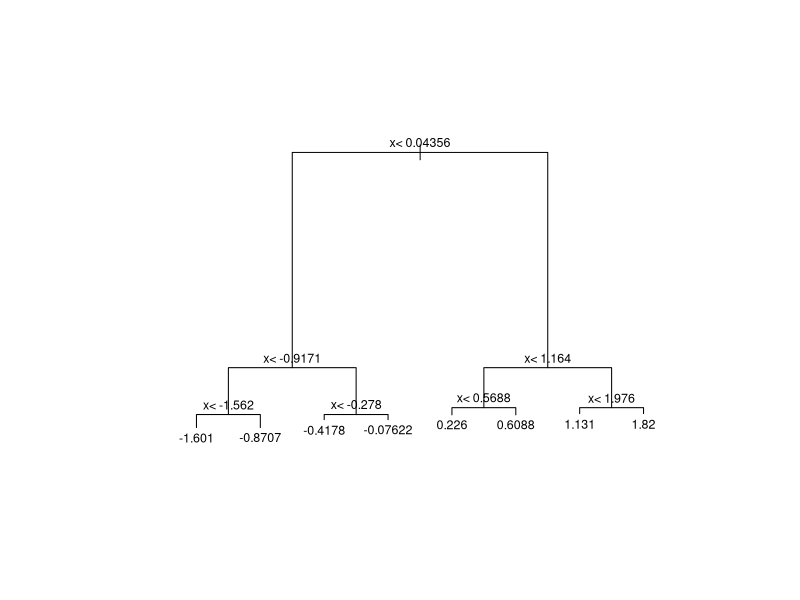
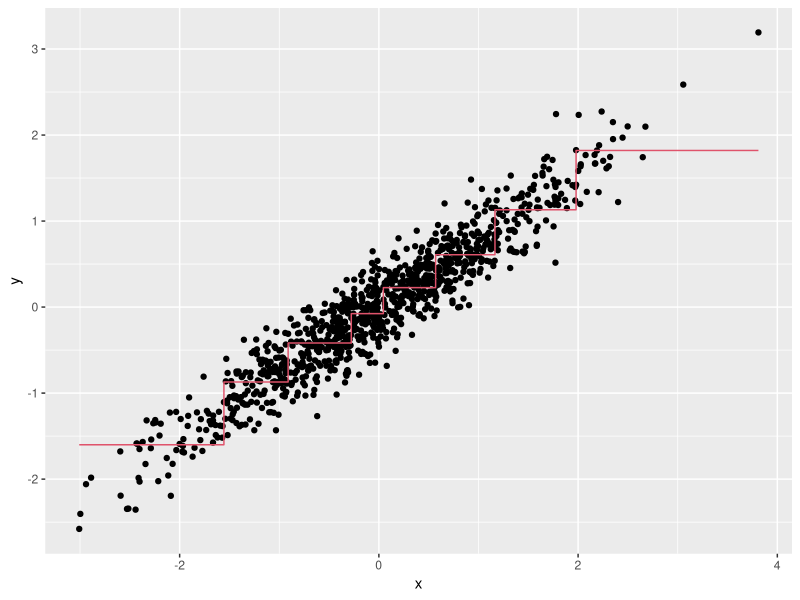
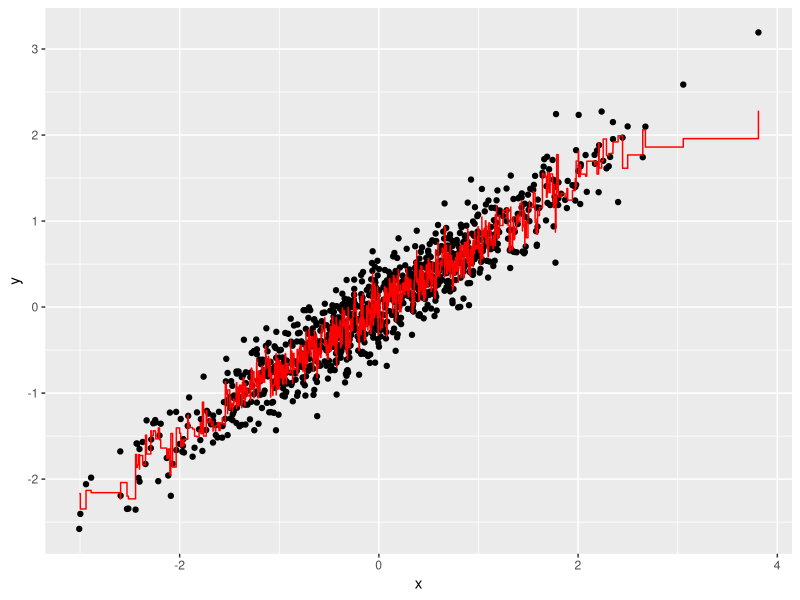
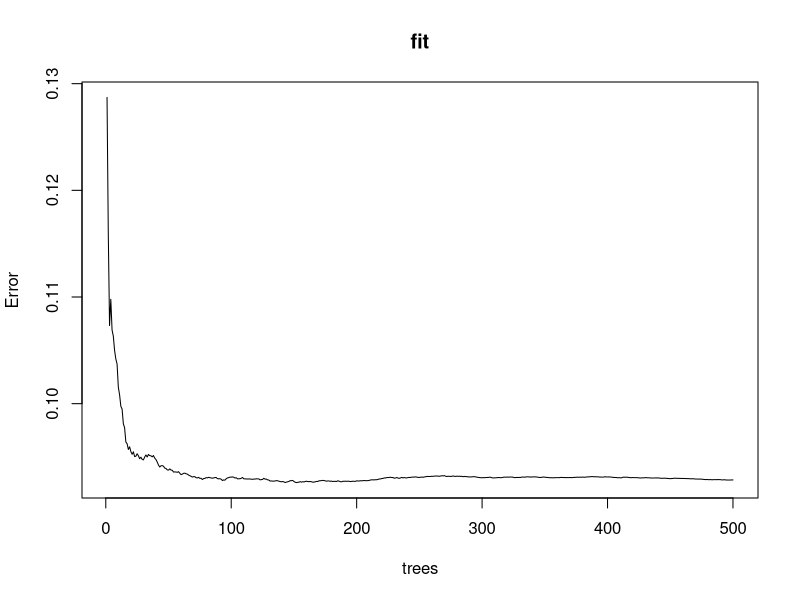
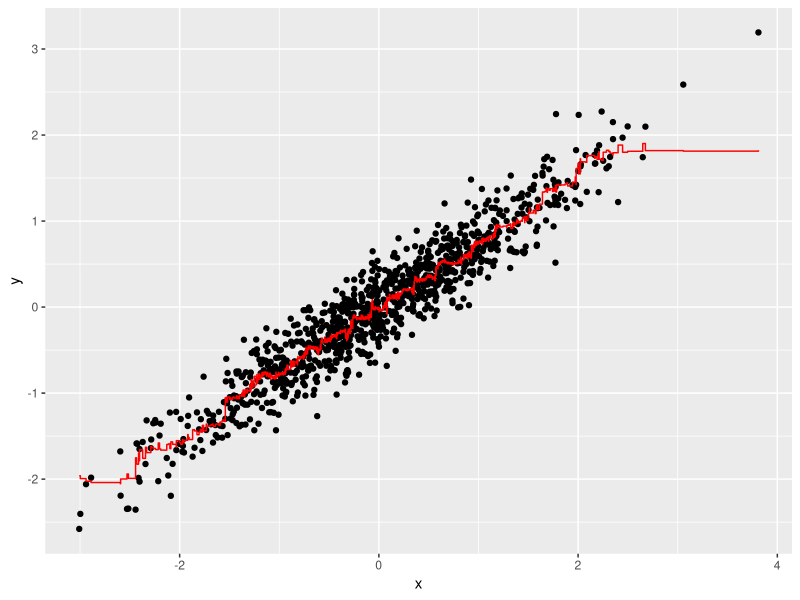

Write R code to recreate these figures, in order.
library(rpart)
library(ggplot2)
library(dslabs)
library(caret)
library(tidyverse)
n <- 1000
sigma <- 0.25
# set.seed(1) # if using R 3.5 or ealier
set.seed(1, sample.kind = "Rounding") # if using R 3.6 or later
x <- rnorm(n, 0, 1)
y <- 0.75 * x + rnorm(n, 0, sigma)
dat <- data.frame(x = x, y = y)

fit <- rpart(y ~ ., data = dat) 
plot(fit, mar = .2)
text(fit, cex=.75)


dat %>% 
  mutate(y_hat = predict(fit)) %>% 
  ggplot() +
  geom_point(aes(x, y)) +
  geom_step(aes(x, y_hat), col=2)



library(randomForest)
fit <-  randomForest(y ~ x, data = dat) 
  dat %>% 
  mutate(y_hat = predict(fit)) %>% 
  ggplot() +
  geom_point(aes(x, y)) +
  geom_step(aes(x, y_hat), col = "red")


  plot(fit)
  
  
#smoother random forrest

library(randomForest)
fit <- randomForest(y ~ x, data = dat, nodesize = 50, maxnodes = 25)
  dat %>% 
  mutate(y_hat = predict(fit)) %>% 
  ggplot() +
  geom_point(aes(x, y)) +
  geom_step(aes(x, y_hat), col = "red")
